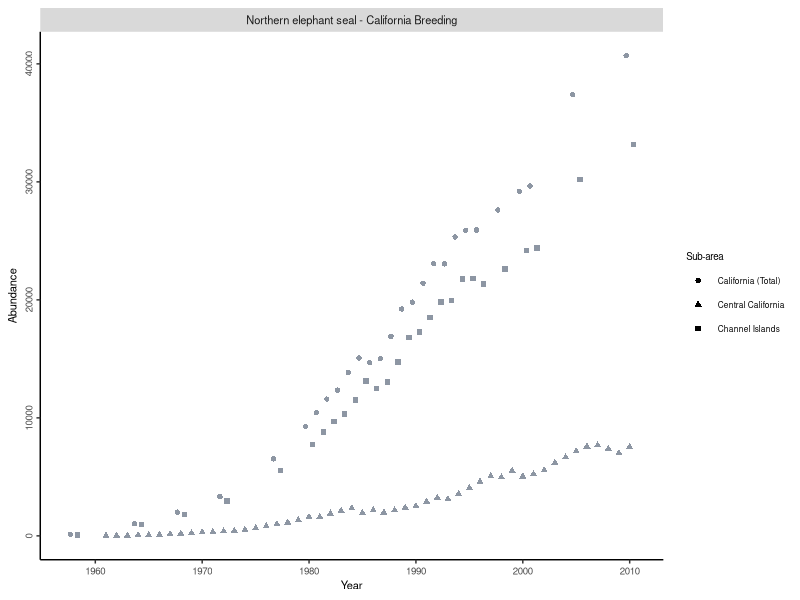
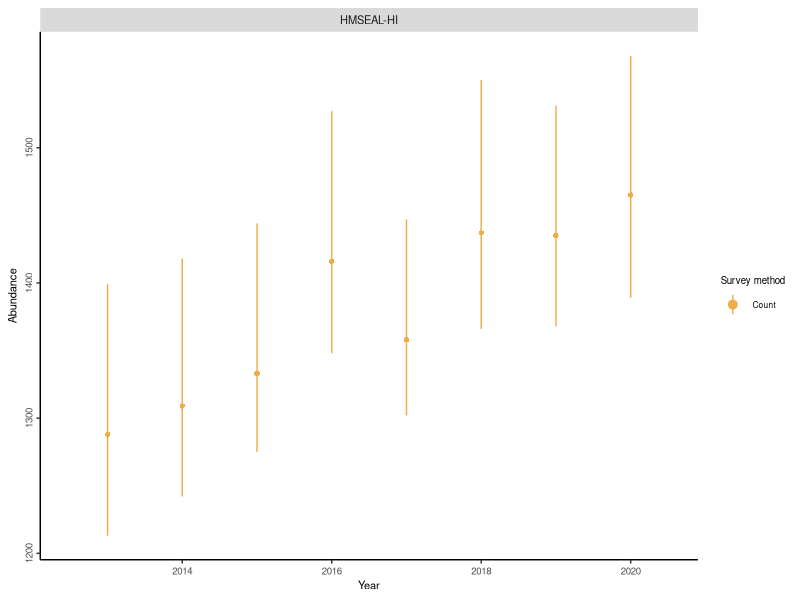
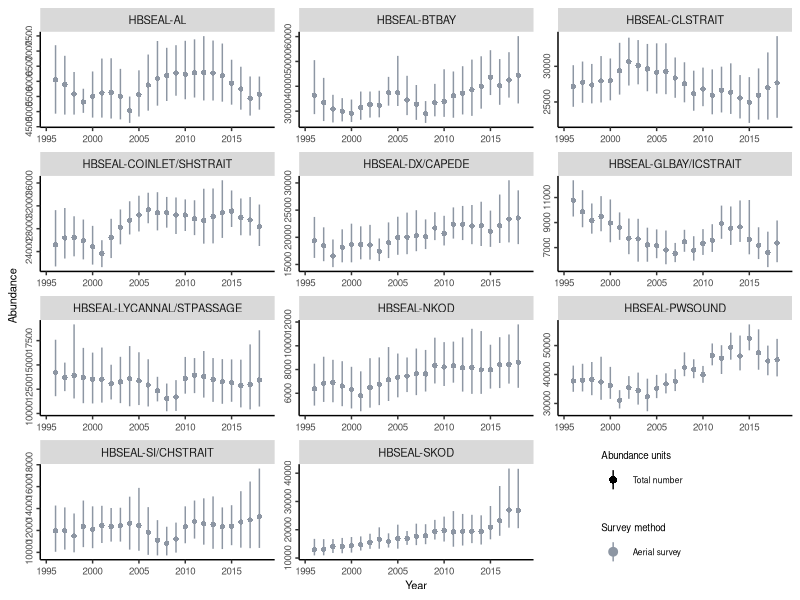
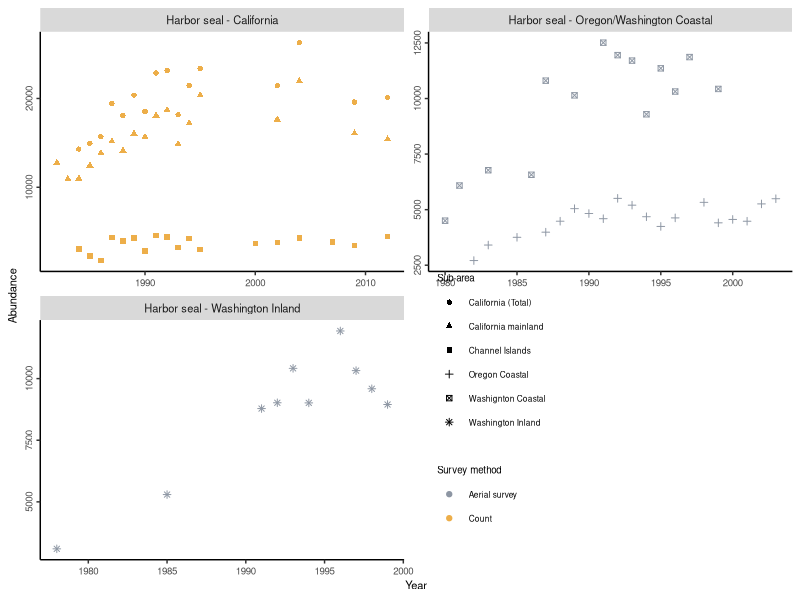
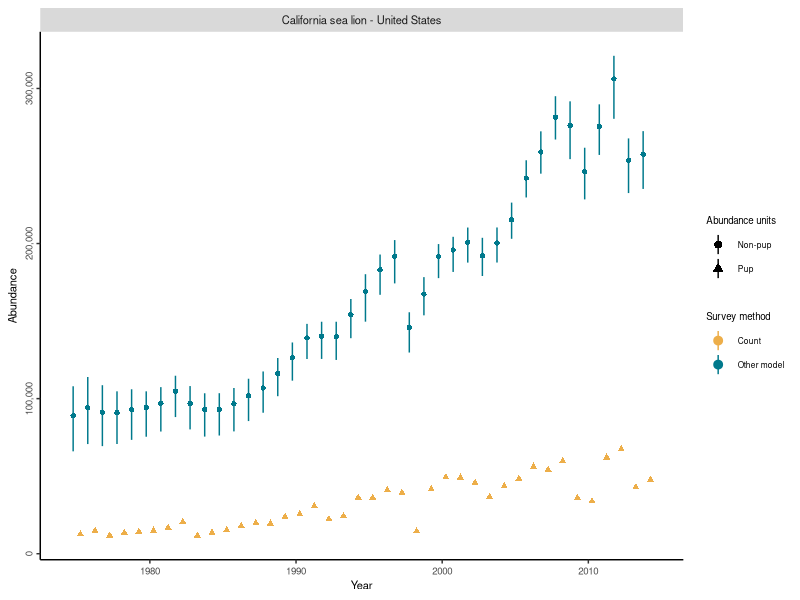
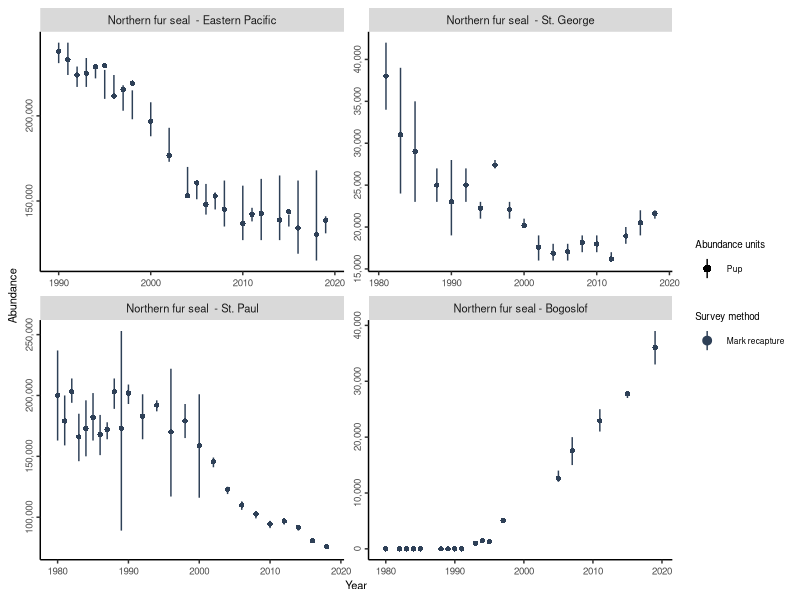
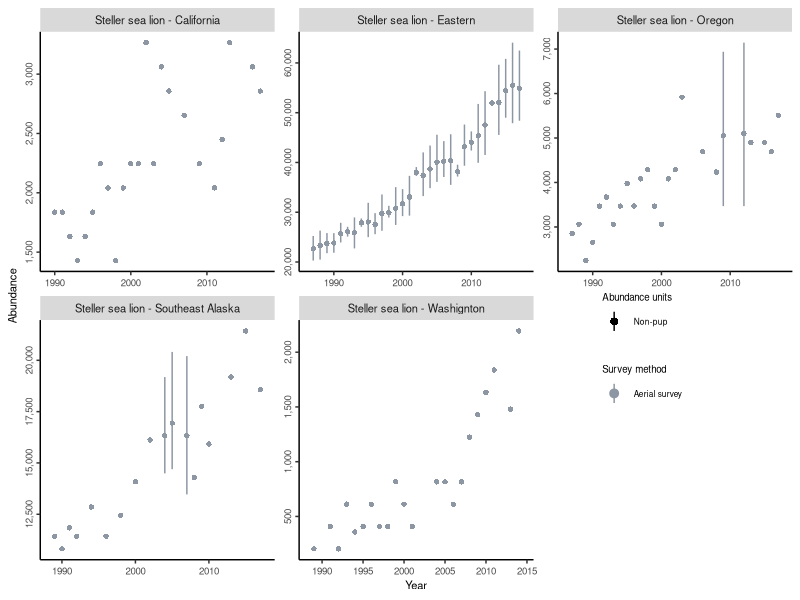
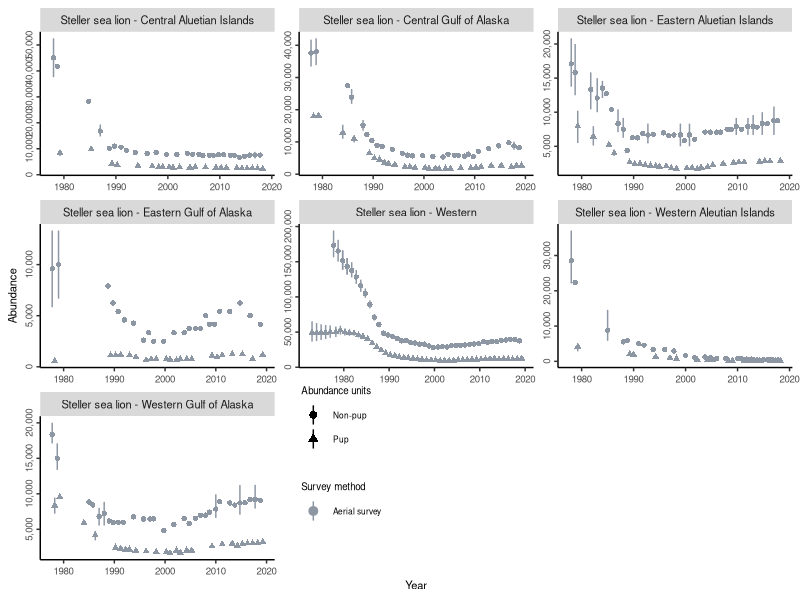

Write the R code that produced these figures, in order. (Note: this script raises an error after producing the figures.)

# clean working environment
rm(list = ls())

# read in package
library(tidyverse)

# set plot directory
plotdir <- "figures"

# read in data
data <- read.csv("data/clean_data/U.S_Abundance_Clean.csv")

data_time_pinniped <- data %>%
  filter(catg1 == "Pinnipeds") %>%
  mutate(sub_area = ifelse(stock == "Harbor seal - Washington Inland", "Washington Inland", sub_area))

data_time_cetacean <- data %>%
  mutate(catg1 = ifelse(common_name == "Mesoplodont beaked whale", "Cetaceans", catg1)) %>%
  mutate(catg2 = ifelse(common_name == "Mesoplodont beaked whale", "Small whales", catg2)) %>%
  filter(catg1 == "Cetaceans")

data_time_otter <- data %>%
  filter(catg1 == "Fissipeds")


# make time series figure 

base_theme <- theme(axis.text=element_text(size=7),
                    axis.text.y = element_text(angle = 90, hjust = 0.5),
                    axis.title=element_text(size=8),
                    legend.text=element_text(size=6),
                    legend.title=element_text(size=7),
                    strip.text = element_text(size=8),
                    plot.tag =element_text(size=9),
                    plot.title=element_blank(),
                    # Gridlines
                    panel.grid.major = element_blank(),
                    panel.grid.minor = element_blank(),
                    panel.background = element_blank(),
                    axis.line = element_line(colour = "black"),
                    # Legend
                    legend.key = element_rect(fill = NA, color=NA),
                    legend.background = element_rect(fill=alpha('blue', 0)))


# set color palette for survey methods
survey_color <- c("Other model" = "#00798c", "Line-transect" = "#d1495b", "Count" = "#edae49", "Bayesian analysis" = "#66a182", "Mark recapture" = "#2e4057", "Aerial survey" = "#8d96a3")

# Make figure for Phocids

nes <- ggplot(data = data_time_pinniped %>% filter(common_name %in% c("Northern elephant seal")), aes(x = year, y = abundance, color = survey_method)) +
  geom_point(aes(shape = sub_area), position = position_dodge(width = 1))+
  #geom_pointrange(aes(ymin = abundance_low, ymax = abundance_hi, shape = sub_area), position = position_dodge(width = 1), fatten = 1)+
  facet_wrap(.~stock, scales = "free") +
  labs(x = "Year", y = "Abundance")+
  scale_color_manual(name = "Survey method", values = survey_color) +
  scale_shape_discrete(name = "Sub-area") +
  base_theme+guides(color = "none")

nes


hms <- ggplot(data = data_time_pinniped %>% filter(common_name %in% c("Hawaiian monk seal")), aes(x = year, y = abundance, color = survey_method)) +
  geom_point(aes(shape = abundance_units), position = position_dodge(width = 1))+
  geom_pointrange(aes(ymin = abundance_low, ymax = abundance_hi, shape = abundance_units), position = position_dodge(width = 1), fatten = 1)+
  facet_wrap(.~stock_id, scales = "free") +
  labs(x = "Year", y = "Abundance")+
  scale_color_manual(name = "Survey method", values = survey_color) +
  scale_shape_discrete(name = "Abundance units") +
  base_theme + guides(shape = "none")

hms


hs_ak <- ggplot(data = data_time_pinniped %>% filter(common_name == "Harbor seal"&us_region == "Alaska"), aes(x = year, y = abundance, color = survey_method)) +
  geom_point(aes(shape = abundance_units), position = position_dodge(width = 1))+
  geom_pointrange(aes(ymin = abundance_low, ymax = abundance_hi, shape = abundance_units), position = position_dodge(width = 1), fatten = 1)+
  facet_wrap(.~stock_id, scales = "free", ncol = 3) +
  labs(x = "Year", y = "Abundance")+
  scale_color_manual(name = "Survey method", values = survey_color) +
  scale_shape_discrete(name = "Abundance units") +
  base_theme + theme(legend.position = c(0.8, 0.1))

hs_ak

# Time-series figures below are problematic

hs_wc <- ggplot(data = data_time_pinniped %>% filter(stock == "Harbor seal - California"|stock == "Harbor seal - Oregon/Washington Coastal"|stock == "Harbor seal - Washington Inland"), 
                aes(x = year, y = abundance, color = survey_method)) +
  geom_point(aes(shape = sub_area))+
  facet_wrap(.~stock, scales = "free", ncol = 2) +
  labs(x = "Year", y = "Abundance")+
  scale_color_manual(name = "Survey method", values = survey_color) +
  scale_shape_discrete(name = "Sub-area") +
  base_theme + theme(legend.position = c(0.6, 0.3))

hs_wc


# Make figures for Otarrids (fur seal and sea lion)

# California sea lion, Northern fur seal, Steller sea lion

casl <- ggplot(data = data_time_pinniped %>% filter(common_name == "California sea lion"), aes(x = year, y = abundance, color = survey_method)) +
  geom_point(aes(shape = abundance_units), position = position_dodge(width = 1))+
  geom_pointrange(aes(ymin = abundance_low, ymax = abundance_hi, shape = abundance_units), position = position_dodge(width = 1), fatten = 1)+
  scale_y_continuous(labels = scales::comma) +
  facet_wrap(.~stock, scales = "free") +
  labs(x = "Year", y = "Abundance")+
  scale_color_manual(name = "Survey method", values = survey_color) +
  scale_shape_discrete(name = "Abundance units") +
  base_theme

casl

nfs <- ggplot(data = data_time_pinniped %>% filter(common_name == "Northern fur seal"), aes(x = year, y = abundance, color = survey_method)) +
  geom_point(aes(shape = abundance_units), position = position_dodge(width = 1))+
  geom_pointrange(aes(ymin = abundance_low, ymax = abundance_hi, shape = abundance_units), position = position_dodge(width = 1), fatten = 1)+
  scale_y_continuous(labels = scales::comma) +
  facet_wrap(.~stock, scales = "free") +
  labs(x = "Year", y = "Abundance")+
  scale_color_manual(name = "Survey method", values = survey_color) +
  scale_shape_discrete(name = "Abundance units") +
  base_theme

nfs


ssl_e <- ggplot(data = data_time_pinniped %>% filter(stock == "Steller sea lion - Eastern"|parent_stock_id == "STSEALION-E"), aes(x = year, y = abundance, color = survey_method)) +
  geom_point(aes(shape = abundance_units), position = position_dodge(width = 1))+
  geom_pointrange(aes(ymin = abundance_low, ymax = abundance_hi, shape = abundance_units), position = position_dodge(width = 1), fatten = 1)+
  scale_y_continuous(labels = scales::comma) +
  facet_wrap(.~stock, scales = "free") +
  labs(x = "Year", y = "Abundance")+
  scale_color_manual(name = "Survey method", values = survey_color) +
  scale_shape_discrete(name = "Abundance units") +
  base_theme + theme(legend.position = c(0.8, 0.4))

ssl_e

ssl_w <- ggplot(data = data_time_pinniped %>% filter(stock == "Steller sea lion - Western"|parent_stock_id == "STSEALION-W"), aes(x = year, y = abundance, color = survey_method)) +
  geom_point(aes(shape = abundance_units), position = position_dodge(width = 1))+
  geom_pointrange(aes(ymin = abundance_low, ymax = abundance_hi, shape = abundance_units), position = position_dodge(width = 1), fatten = 1)+
  scale_y_continuous(labels = scales::comma) +
  facet_wrap(.~stock, scales = "free") +
  labs(x = "Year", y = "Abundance")+
  scale_color_manual(name = "Survey method", values = survey_color) +
  scale_shape_discrete(name = "Abundance units") +
  base_theme + theme(legend.position = c(0.4, 0.2))

ssl_w

# Make figure for sea otters

otter <- ggplot(data = data_time_otter, aes(x = year, y = abundance, color = survey_method)) +
  geom_point(aes(shape = abundance_units), position = position_dodge(width = 1))+
  #geom_pointrange(aes(ymin = abundance_low, ymax = abundance_hi, shape = abundance_units), position = position_dodge(width = 1), fatten = 1)+
  scale_y_continuous(labels = scales::comma) +
  facet_wrap(.~stock, scales = "free") +
  labs(x = "Year", y = "Abundance")+
  scale_color_manual(name = "Survey method", values = survey_color) +
  scale_shape_discrete(name = "Abundance units") +
  base_theme

otter





# Make figure for Cetaceans

# set color palette for survey methods
survey_color <- c("Other model" = "#00798c", "Line-transect" = "#d1495b", "Count" = "#edae49", "Bayesian analysis" = "#66a182", "Mark recapture" = "#2e4057", "Aerial survey" = "#8d96a3")

large_whale <- ggplot(data = data_time_cetacean %>% filter(catg2 == "Large whales"), aes(x = year, y = abundance, color = survey_method)) +
  geom_point(aes(shape = abundance_units), position = position_dodge(width = 1))+
  geom_pointrange(aes(ymin = abundance_low, ymax = abundance_hi, shape = abundance_units), position = position_dodge(width = 1), fatten = 1)+
  facet_wrap(.~stock_id, scales = "free", ncol = 3) +
  labs(x = "Year", y = "Abundance")+
  scale_color_manual(name = "Survey method", values = survey_color) +
  scale_shape_discrete(name = "Abundance units") +
  base_theme

large_whale

small_whale <- ggplot(data = data_time_cetacean %>% filter(catg2 == "Small whales"), aes(x = year, y = abundance, color = survey_method)) +
  geom_point(aes(shape = abundance_units), position = position_dodge(width = 1))+
  geom_pointrange(aes(ymin = abundance_low, ymax = abundance_hi, shape = abundance_units), position = position_dodge(width = 1), fatten = 1)+
  facet_wrap(.~stock_id, scales = "free", ncol = 3) +
  labs(x = "Year", y = "Abundance")+
  scale_color_manual(name = "Survey method", values = survey_color) +
  scale_shape_discrete(name = "Abundance units") +
  base_theme+theme(legend.position = c(0.4, 0.2))+guides(shape = "none")

small_whale

dol_por <- ggplot(data = data_time_cetacean %>% filter(catg2 %in% c("Dolphins", "Porpoise")), aes(x = year, y = abundance, color = survey_method)) +
  geom_point(aes(shape = abundance_units), position = position_dodge(width = 1))+
  geom_pointrange(aes(ymin = abundance_low, ymax = abundance_hi, shape = abundance_units), position = position_dodge(width = 1), fatten = 1)+
  scale_y_continuous(labels = scales::comma) +
  facet_wrap(.~stock_id, scales = "free", ncol = 3) +
  labs(x = "Year", y = "Abundance")+
  scale_color_manual(name = "Survey method", values = survey_color) +
  scale_shape_discrete(name = "Abundance units") +
  base_theme+guides(shape = "none")

dol_por



# save the time-series figures for whales
ggsave(large_whale, filename = file.path(plotdir, "Fig1a_large_whale_time_series.png"),
       width = 8, height = 8, units = "in", dpi = 600)

ggsave(small_whale, filename = file.path(plotdir, "Fig1b_small_whale_time_series.png"),
       width = 6, height = 6, units = "in", dpi = 600)

ggsave(dol_por,  filename = file.path(plotdir, "Fig1c_dolphin_porpoise_time_series.png"),
       width = 8, height = 9, units = "in", dpi = 600)

# save the time-series figures for Phocids (seal)

ggsave(nes, filename = file.path(plotdir, "Fig2a_Northern_elephant_seal_time_series.png"),
       width = 6, height = 6, units = "in", dpi = 600)

ggsave(hms, filename = file.path(plotdir, "Fig2b_Hawaiian_monk_seal_time_series.png"),
       width = 6, height = 6, units = "in", dpi = 600)

ggsave(hs_ak, filename = file.path(plotdir, "Fig2c_Harbor_seal_Alaska_time_series.png"),
       width = 8, height = 8, units = "in", dpi = 600)

ggsave(hs_wc, filename = file.path(plotdir, "Fig2d_Harbor_seal_west_coast_time_series.png"),
       width = 6, height = 7, units = "in", dpi = 600)

# save the time-series figures for Otarrids (sealion)

ggsave(casl, filename = file.path(plotdir, "Fig3a_California_sea_lion_time_series.png"),
       width = 6, height = 6, units = "in", dpi = 600)

ggsave(nfs, filename = file.path(plotdir, "Fig3b_Northern_fur_seal_time_series.png"),
       width = 8, height = 8, units = "in", dpi = 600)

ggsave(ssl_e, filename = file.path(plotdir, "Fig3c_Steller_sea_lion_eastern_time_series.png"),
       width = 8, height = 8, units = "in", dpi = 600)

ggsave(ssl_w, filename = file.path(plotdir, "Fig3d_Steller_sea_lion_western_time_series.png"),
       width = 8, height = 8, units = "in", dpi = 600)

# save the time-series figure for sea otter

ggsave(otter, filename = file.path(plotdir, "Fig4a_sea_otter_time_series.png"),
       width = 6, height = 4, units = "in", dpi = 600)
